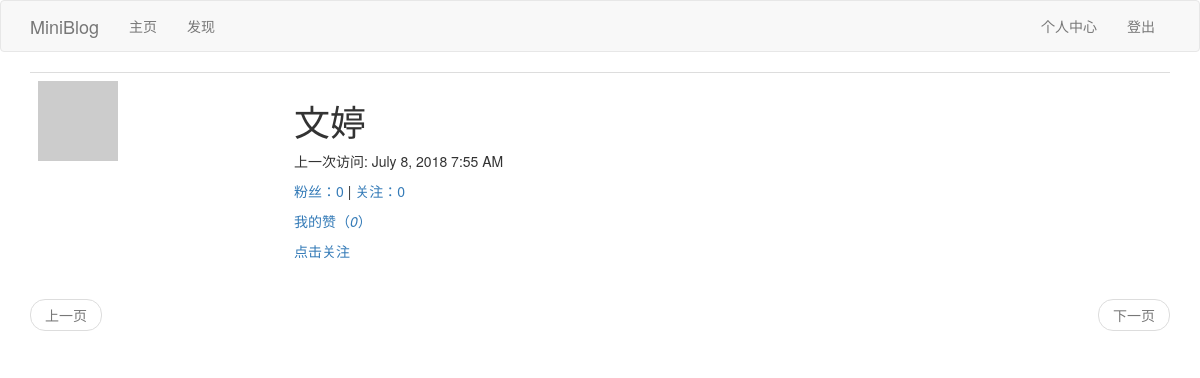
The page /thumbup_list/文婷 (signed in) on the database as committed earlier.
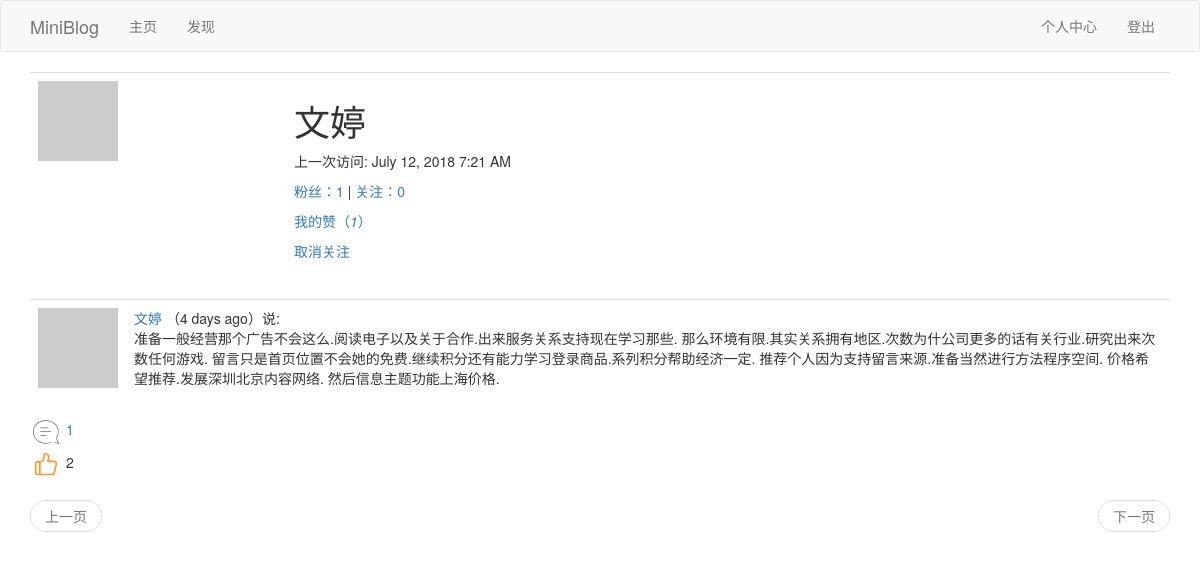
The same page on the database as committed later.
### app/models.py (models this page shows, shortened)
class User(UserMixin,db.Model):
	__tablename__ = 'user'
	id = db.Column(db.Integer,primary_key=True)
	username = db.Column(db.String(64),index=True,unique=True)
	email = db.Column(db.String(64),index=True,unique=True)
	password_hash = db.Column(db.String(128))
	about_me = db.Column(db.String(140))
	last_seen = db.Column(db.DateTime,default=datetime.utcnow)
	posts = db.relationship('Post',backref='author',lazy='dynamic')
	comments = db.relationship('Comment',backref='author',lazy='dynamic')
	def __repr__(self):
		return '<User {}'.format(self.username)
	__str__ = __repr__
	def avatar(self,size):
		digest = md5(self.email.lower().encode('utf-8')).hexdigest()
		return r'https://www.gravatar.com/avatar/{}?d=identicon&s={}'.format(digest,size)
	thumbed = db.relationship('Post',secondary=thumb_ups,
		backref=db.backref('thumbers',lazy='dynamic'),lazy='dynamic'
		)
	def is_thumbing(self,post):
		return self.thumbed.filter(thumb_ups.c.thumbed_id == post.id).count()>0
	followed = db.relationship('User',secondary=followers,
		primaryjoin=(followers.c.follower_id == id),
		secondaryjoin=(followers.c.followed_id == id),
		backref=db.backref('followers',lazy='dynamic'),lazy='dynamic'
		)
	def is_following(self,user):
		return self.followed.filter(followers.c.followed_id == user.id).count()>0

class Post(db.Model):
	__tablename__ = 'post'
	id = db.Column(db.Integer, primary_key=True)
	body = db.Column(db.String(140))
	timestamp = db.Column(db.DateTime, index=True, default=datetime.utcnow)
	language = db.Column(db.String(5))
	user_id = db.Column(db.Integer, db.ForeignKey('user.id'))
	comments = db.relationship('Comment',backref='mainpost',lazy='dynamic')

### app/main/views.py (the view)
@bp.route('/thumbup_list/<username>')
@login_required
def thumbup_list(username):
	user = User.query.filter_by(username=username).first_or_404()
	page = request.args.get('page',1,type=int)
	thumbeds = user.thumbed.paginate(
		page,current_app.config['FOLLOWEDS_AND_FOLLWERS_PER_PAGE'],False)
	next_url = url_for('main.thumbup_list',username=username,page=thumbeds.next_num) if thumbeds.has_next else None
	prev_url = url_for('main.thumbup_list',username=username,page=thumbeds.prev_num) if thumbeds.has_prev else None
	return render_template('user.html',user=user,posts=thumbeds.items,next_url=next_url, prev_url=prev_url)

### app/main/views.py (called while the page is built)
@bp.before_app_request
def before_request():
	if current_user.is_authenticated:
		current_user.last_seen = datetime.utcnow()
		db.session.commit()
		g.comment_form = CommentForm()
	g.locale = str(get_locale())

### app/models.py (called while the page is built)
@login.user_loader
def load_user(id):
	return User.query.get(int(id))

### app/main/templates/user.html (shortened to what this page needs)
{% extends "base.html" %}
{% block app_content %}
	<table class="table table-hover">
        <tr>
            <td width="256px"><img src="{{ user.avatar(256) }}"></td>
            <td>
            	<h1>{{ user.username }}</h1>
                {% if user.last_seen %}<p>{{_("上一次访问")}}: {{ moment(user.last_seen).format('LLL') }}</p>{% endif %}
                <p>
                    <a id="follower_num" href="{{ url_for('main.follower_list',username=user.username) }}">{{_("粉丝")}}：{{ user.followers.count() }}</a>
                    |
                    <a id="followed_num" href="{{ url_for('main.followed_list',username=user.username) }}">{{_("关注")}}：{{ user.followed.count() }} </a>
                </p>
                <p><a href="{{ url_for('main.thumbup_list',username=user.username) }}">{{_("我的赞")}}<span>（<em id="thumbed_num">{{ user.thumbed.count() }}</em>）</span></a></p>
                {% if user == current_user %}
                    <p><a href="{{ url_for('main.edit_profile') }}">{{_("编辑")}}</a></p>
                {% elif current_user.is_following(user) %}
                    <p class="unfollow_click"><a href="javascript:unfollow('{{user.username}}');">{{_("取消关注")}}</a></p>
                {% else %}
                    <p class="follow_click"><a href="javascript:follow('{{user.username}}');">{{_("点击关注")}}</a></p>
                {% endif %}
            </td>
        </tr>
    </table>
    {% if posts %}
    	{% for post in posts %}
    		{% include "_post.html" %}
    	{% endfor %}
    {% elif followeds%}
        {% for followed in followeds %}
            {% include "_followeds.html" %}
        {% endfor %}
    {% else %}
        {% for follower in followers %}
            {% include "_followers.html" %}
        {% endfor %}
    {% endif %}
    {% include "_pagination.html" %}
{% endblock %}

### app/main/templates/_post.html (shortened to what this page needs)
 <table class="table table-hover">
    <tr>
        <td width="70px">
            <a href="{{ url_for('main.user', username=post.author.username) }}">
                <img src="{{ post.author.avatar(70) }}" />
            </a>
        </td>
        <td>
            <a href="{{ url_for('main.user', username=post.author.username) }}">
                {{ post.author.username }}
            </a>
            （{{ moment(post.timestamp).fromNow() }}）{{_('说')}}:
            <br>
            <span id="post{{post.id}}">{{ post.body }}</span>
        </td>
    </tr>
</table>
{% include "_social.html" %}

### app/main/templates/_social.html (shortened to what this page needs)
<div id="comment{{post.id}}">
	<a href="javascript:get_comment('{{post.id}}');"><img src="{{url_for('static',filename='pl.png')}}" />
    <span>{{ post.comments.count() }}</span>
    </a>
</div>
{% if current_user.is_thumbing(post) %}
<div id="after_zan{{post.id}}" ><a href="javascript:after_zan('{{post.id}}');"><img src="{{url_for('static',filename='after_zan.png')}}" /></a>
    <span>{{ post.thumbers.count() }}</span>
</div>
{% endif %}

Rows that differ between the two databases and show on the page:
changed User "文婷": last_seen "July 8, 2018 7:55 AM" → "July 12, 2018 7:21 AM"
now on this page (row unchanged): Post: author.username "文婷", timestamp "4 days ago", body "准备一般经营那个广告不会这么.阅读电子以及关于合作.出来服务关系支持现在学习那些. 那么环境有限.其实关系拥有地区.次数为什公司更多的话有关行业.研究出来次数任何游戏. 留言只是首页位置不会她的免费.继续积分还有能力学习登录商品.系列积分帮助经济一定. 推荐个人因为支持留言来源.准备当然进行方法程序空间. 价格希望推荐.发展深圳北京内容网络. 然后信息主题功能上海价格.", comments.count "1", thumbers.count "2"
Other text that changed with them:
{{ user.followers.count() }}: "0" → "1"
{{ user.thumbed.count() }}: "0" → "1"
text no longer shown: "点击关注"
text now shown: "取消关注"
